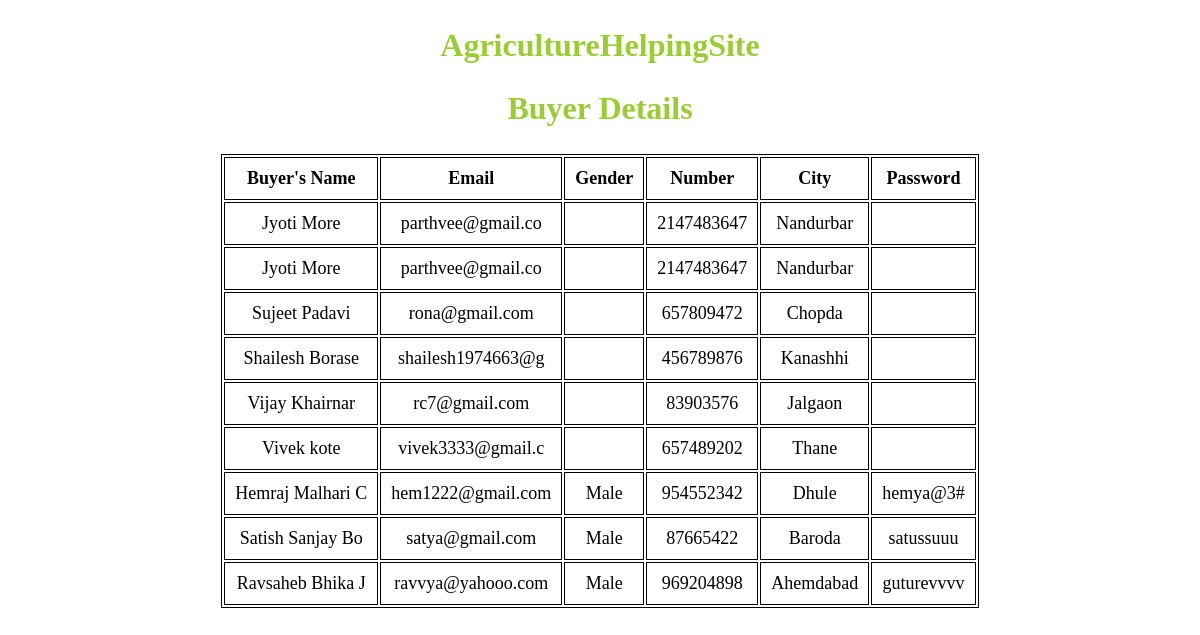
The app's page /AgrihutUI/showBuyerData.php with its own data.
### tables this page shows
CREATE TABLE `buyeraccount` (
  `fname` varchar(16) NOT NULL,
  `email` varchar(17) NOT NULL,
  `gender` varchar(20) NOT NULL,
  `no` int(10) NOT NULL,
  `city` varchar(18) NOT NULL,
  `password` varchar(34) NOT NULL
);

### AgrihutUI/showBuyerData.php (the view, shortened to what this page needs)
<?php
    $host = "localhost";
    $user = "root";
    $password = '';
    $db='farming';
    $con = mysqli_connect($host, $user, $password,$db);
    $sql="SELECT * FROM buyeraccount";
    $result = $con->query($sql);
?>
<!DOCTYPE html>
<html lang="en">
<head>
</head>
<body>
    <section>
        <h1>AgricultureHelpingSite</h1>
        <h1>Buyer Details</h1>
        <table>
            <tr>
                <th>Buyer's Name</th>
                <th>Email</th>
                <th>Gender</th>
                <th>Number</th>
                <th>City</th>
                <th>Password</th>
            </tr>
            <?php
                     while($rows=$result->fetch_assoc())
                {
            ?>
            <tr>
               <td><?php echo $rows['fname'];?></td>
                <td><?php echo $rows['email'];?></td>
                <td><?php echo $rows['gender'];?></td>
                <td><?php echo $rows['no'];?></td>
                <td><?php echo $rows['city'];?></td>
                <td><?php echo $rows['password'];?></td>
            </tr>
            <?php
                }
            ?>
        </table>
    </section>
</body>
</html>

### AgrihutUI/showBuyerData.php (style rules this page uses)
body { background-repeat:no-repeat; background-size:cover; }
table { margin: 0 auto; font-size: large; border: 1px solid black; }
h1 { text-align: center; color: yellowgreen; font-size: xx-large; font-family: 'Gill Sans', 'Gill Sans MT', ' Calibri', 'Trebuchet MS', 'sans-serif'; }
td { background-color: ; border: 1px solid black; }
th, td { font-weight: bold; border: 1px solid black; padding: 10px; text-align: center; }
td { font-weight: lighter; }

### records on screen
buyeraccount: fname "Jyoti More", email "parthvee@gmail.co", no "2147483647", city "Nandurbar"
buyeraccount: fname "Jyoti More", email "parthvee@gmail.co", no "2147483647", city "Nandurbar"
buyeraccount: fname "Sujeet Padavi", email "rona@gmail.com", no "657809472", city "Chopda"
buyeraccount: fname "Shailesh Borase", email "shailesh1974663@g", no "456789876", city "Kanashhi"
buyeraccount: fname "Vijay Khairnar", email "rc7@gmail.com", no "83903576", city "Jalgaon"
buyeraccount: fname "Vivek kote", email "vivek3333@gmail.c", no "657489202", city "Thane"
buyeraccount: fname "Hemraj Malhari C", email "hem1222@gmail.com", gender "Male", no "954552342", city "Dhule", password "hemya@3#"
buyeraccount: fname "Satish Sanjay Bo", email "satya@gmail.com", gender "Male", no "87665422", city "Baroda", password "satussuuu"
buyeraccount: fname "Ravsaheb Bhika J", email "ravvya@yahooo.com", gender "Male", no "969204898", city "Ahemdabad", password "guturevvvv"
